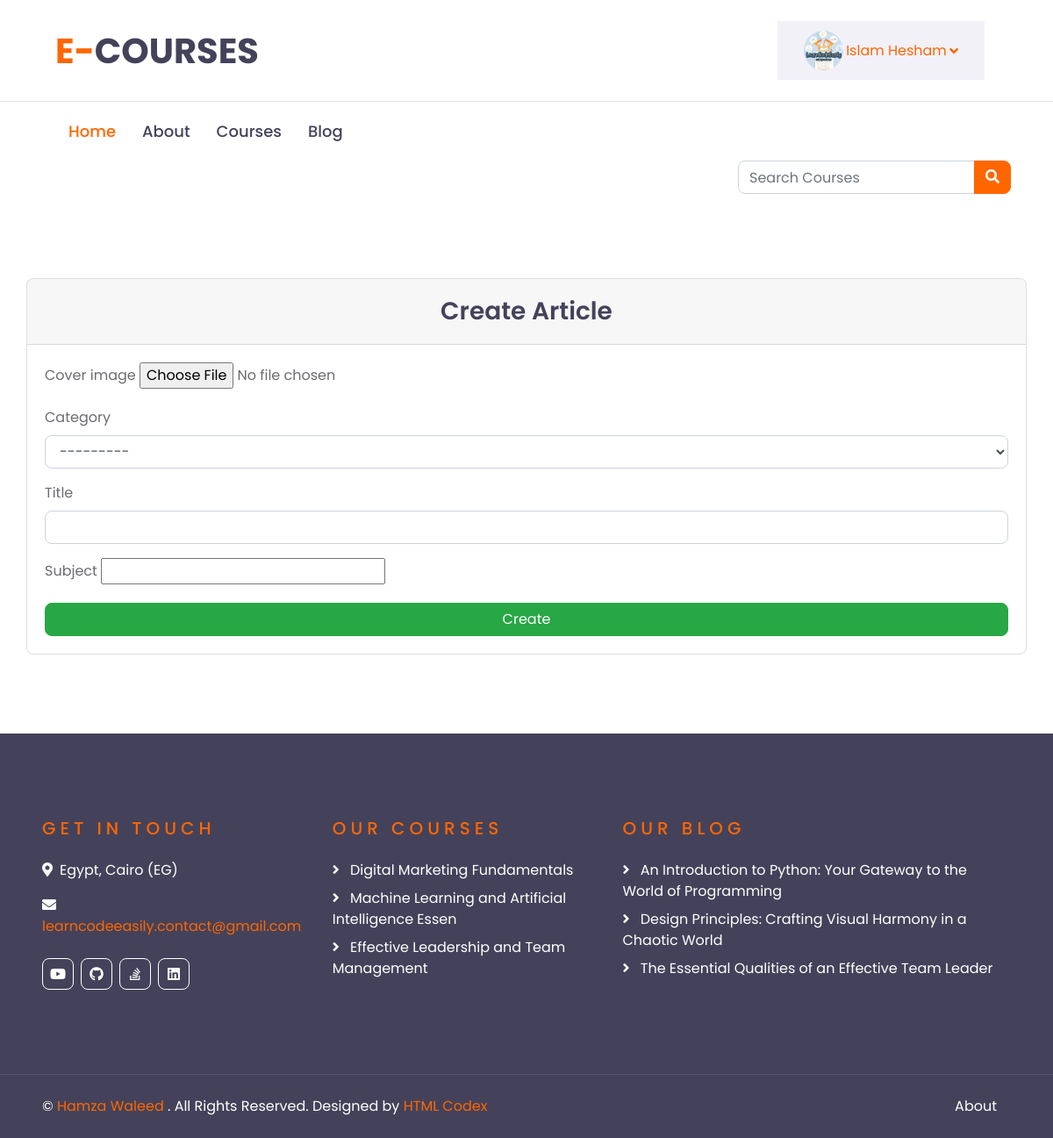
The app's page /blog/create/ (signed in) with its own data.
### academy_courses/models.py (models this page shows, shortened)
class Urls(models.Model):
    title = models.CharField(max_length=30, default="My Urls")
    icon = models.CharField(
        default='Select an icon',
        choices=SOCIAL_MEDIA_ICONS,
        max_length=100
    )
    url = models.URLField()

class Course(models.Model):
    name = models.CharField(max_length=50)
    description = models.TextField(max_length=5000)
    price = models.FloatField()
    hour = models.IntegerField()
    min = models.IntegerField()
    image = models.ImageField()
    created_at = models.DateTimeField(auto_now_add=True)
    updated_at = models.DateTimeField(auto_now=True)

### academy_blog/models.py (models this page shows, shortened)
class Article(models.Model):
    cover_image = models.ImageField()
    category = models.ForeignKey(Category, on_delete=models.PROTECT)
    title = models.CharField(max_length=100)
    subject = HTMLField(max_length=10000)
    created_at = models.DateTimeField(auto_now_add=True)
    updated_at = models.DateTimeField(auto_now=True)

### academy_blog/views.py (the view)
# urls.py: path('create/', views.ArticleCreateView.as_view(), name='article_create'),
class ArticleCreateView(LoginRequiredMixin, CreateView):
    model = Article
    form_class = ArticleForm
    template_name = 'create.html'
    success_url = reverse_lazy('article_view')

### academy_blog/froms.py
class ArticleForm(forms.ModelForm):
    subject = forms.CharField(widget=TinyMCE(attrs={'cols': 80, 'rows': 30}))
    class Meta:
        model = Article
        fields = ['cover_image', 'category', 'title', 'subject']
        widgets = {
            'category': forms.Select(attrs=field_attrs),
            'title': forms.TextInput(attrs=field_attrs),
        }

### academy_blog/models.py (called while the page is built)
    def __str__(self):
        return self.title

### academy_courses/custom_context_proccessor.py (called while the page is built)
def slider_footer(request):
    course = Course.objects.all()[:20]
    opinion = Opinion.objects.all()
    url = Urls.objects.all()
    article = Article.objects.all()[:20]
    return {
        'courses': course,
        'opinions': opinion,
        'urls': url,
        'arts': article
    }

def category(request):
    cat = Category.objects.all()
    latest_article = Article.objects.order_by('-created_at')[:10]
    return {
        'cats': cat,
        'la_ar': latest_article,
    }

def slider_image(request):
    image = Slider.objects.first()
    return {
        'slide': image,
    }

### academy_blog/templates/create.html (shortened to what this page needs)
{% extends 'base.html' %}
{% load i18n %}
{% block content %}
    <div class="container">
        <div class="row justify-content-md-center">
            <div class="card col-md-12 px-0">
                <div class="card-header text-center">
                    <h3 class="mb-0 py-2">{% trans 'Create Article' %}</h3>
                </div>
                <div class="card-body">
                    <form method="post" enctype="multipart/form-data">
                        {% for field in form %}
                            <div class="mb-3">
                                <label class="form-label">{{ field.label }}</label>
                                {{ field }}
                            </div>
                        {% endfor %}
                        <div class="d-grid gap-2">
                            <button type="submit" class="btn btn-success btn-block">
                                {% translate 'Create' %}
                            </button>
                        </div>
                    </form>
                </div>
            </div>
        </div>
    </div>
{% endblock content %}

### academy_courses/templates/partials/header.html (shortened to what this page needs)
{% load i18n %}
{% load static %}
<div class="container-fluid d-none d-lg-block">
    <div class="row align-items-center py-4 px-xl-5">
        <div class="col-lg-3">
            <a href="/" class="text-decoration-none">
                <h1 class="m-0"><span class="text-primary">{% trans 'E-' %}</span>{% trans 'COURSES' %}</h1>
            </a>
        </div>
        {% if user.is_authenticated %}
            <div class="col-lg-9 d-flex align-items-center justify-content-end">
                <div class="col-lg-4 d-none d-lg-block">
                    <a class="d-flex align-items-center justify-content-between bg-secondary w-100 text-decoration-none" data-toggle="collapse" href="#navbar-vertical" style="height: 67px; padding: 0 30px;">
                        <input type="image" id="myimage"  style="height:45px;width:45px;border-radius: 50%;" src="{{ user.profile.profile_image.url }}" />
                        <p class="text-primary m-0">
                            {{ user.first_name }}  {{ user.last_name }}
                        </p>
                        <i class="fa fa-angle-down text-primary"></i>
                    </a>
                </div>
            </div>
        {% else %}
            <div class="col-lg-9 d-flex align-items-center justify-content-end">
                <a class="btn btn-dark py-2 px-4 d-none d-lg-block" href="{% url 'register' %}">{% trans 'Join Now' %}</a>
                <a class="btn btn-outline-primary py-2 px-4 ml-2 d-none d-lg-block" href="{% url 'login' %}">{% trans 'Login' %}</a>
            </div>
        {% endif %}
    </div>
</div>
<div class="container-fluid">
    <div class="row border-top px-xl-5">
        <div class="col-lg-9">
            <nav class="navbar navbar-expand-lg bg-light navbar-light py-3 py-lg-0 px-0">
                <div class="collapse navbar-collapse justify-content-between" id="navbarCollapse">
                    <div class="navbar-nav py-0">
                        <a href="/" class="nav-item nav-link active"> {% trans 'Home' %} </a>
                        <a href="{% url 'about' %}" class="nav-item nav-link"> {% trans 'About' %} </a>
                        <a href="{% url 'course' %}" class="nav-item nav-link"> {% trans 'Courses' %} </a>
                        <a href="{% url 'article_view' %}" class="nav-item nav-link"> {% trans 'Blog' %} </a>
                    </div>
                </div>
            </nav>
        </div>
        <form action="{% url 'course' %}" class="form-inline ml-auto px-lg-0">
            <div class="input-group">
                <input
                    value="{{ request.GET.query }}"
                    name="query"
                    type="text"
                    class="form-control"
                    style="width: 270px;"
                    placeholder="{% translate 'Search Courses' %}"
                />
                <div class="input-group-append">
                    <button class="btn btn-primary" type="submit">
                        <i class="fa fa-search"></i>
                    </button>
                </div>
            </div>
        </form>
    </div>
</div>

### academy_courses/templates/partials/footer.html
{% load i18n %}
<div class="container-fluid bg-dark text-white py-5 px-sm-3 px-lg-5" style="margin-top: 90px;">
    <div class="row pt-5">
        <div class="col-lg-7 col-md-12">
            <div class="row">
                <div class="col-md-6 mb-5">
                    <h5 class="text-primary text-uppercase mb-4" style="letter-spacing: 5px;">{% trans 'Get In Touch' %}</h5>
                    <p><i class="fa fa-map-marker-alt mr-2"></i>{% trans 'Egypt, Cairo (EG)' %}</p>
                    <p><i class="fa fa-envelope mr-2"></i><a href="javascript:openmail();">learncodeeasily.contact@gmail.com</a></p>
                    <div class="d-flex justify-content-start mt-4">
                        {% for url in urls %}
                            <a class="btn btn-outline-light btn-square mr-2" href="{{ url.url }}"><i class="fab {{ url.icon }}"></i></a>
                        {% endfor %}
                    </div>
                </div>
                <div class="col-md-6 mb-5">
                    <h5 class="text-primary text-uppercase mb-4" style="letter-spacing: 5px;">{% trans 'Our Courses' %}</h5>
                    <div class="d-flex flex-column justify-content-start">
                        {% for course in courses %}
                            <a class="text-white mb-2" href="{% url 'course_list' course.id %}"><i class="fa fa-angle-right mr-2"></i> {{ course.name }} </a>
                        {% endfor %}
                    </div>
                </div>
            </div>
        </div>
        <div class="col-lg-5 col-md-12 mb-5">
            <h5 class="text-primary text-uppercase mb-4" style="letter-spacing: 5px;">{% trans 'Our Blog' %}</h5>
            <div class="d-flex flex-column justify-content-start">
                {% for art in arts %}
                    <a class="text-white mb-2" href="{% url 'article_detail' art.id %}"><i class="fa fa-angle-right mr-2"></i> {{ art.title }} </a>
                {% endfor %}
            </div>
        </div>
    </div>
</div>
<div class="container-fluid bg-dark text-white border-top py-4 px-sm-3 px-md-5" style="border-color: rgba(256, 256, 256, .1) !important;">
    <div class="row">
        <div class="col-lg-6 text-center text-md-left mb-3 mb-md-0">
            <p class="m-0 text-white">&copy; <a href="/">{% trans 'Hamza Waleed' %}</a> {% trans '. All Rights Reserved. Designed by' %}<a href="https://htmlcodex.com"> HTML Codex</a>
            </p>
        </div>
        <div class="col-lg-6 text-center text-md-right">
            <ul class="nav d-inline-flex">
                <li class="nav-item">
                    <a class="nav-link text-white py-0" href="{% url 'about' %}">{% trans 'About' %}</a>
                </li>
            </ul>
        </div>
    </div>
</div>

### records on screen
Course: name "Digital Marketing Fundamentals"
Course: name "Machine Learning and Artificial Intelligence Essen"
Course: name "Effective Leadership and Team Management"
Article: title "An Introduction to Python: Your Gateway to the World of Programming"
Article: title "Design Principles: Crafting Visual Harmony in a Chaotic World"
Article: title "The Essential Qualities of an Effective Team Leader"

### other values on screen
{{ user.first_name }} "Islam"
{{ user.last_name }} "Hesham"
{{ field.label }} "Cover image" "Category" "Title" "Subject"
